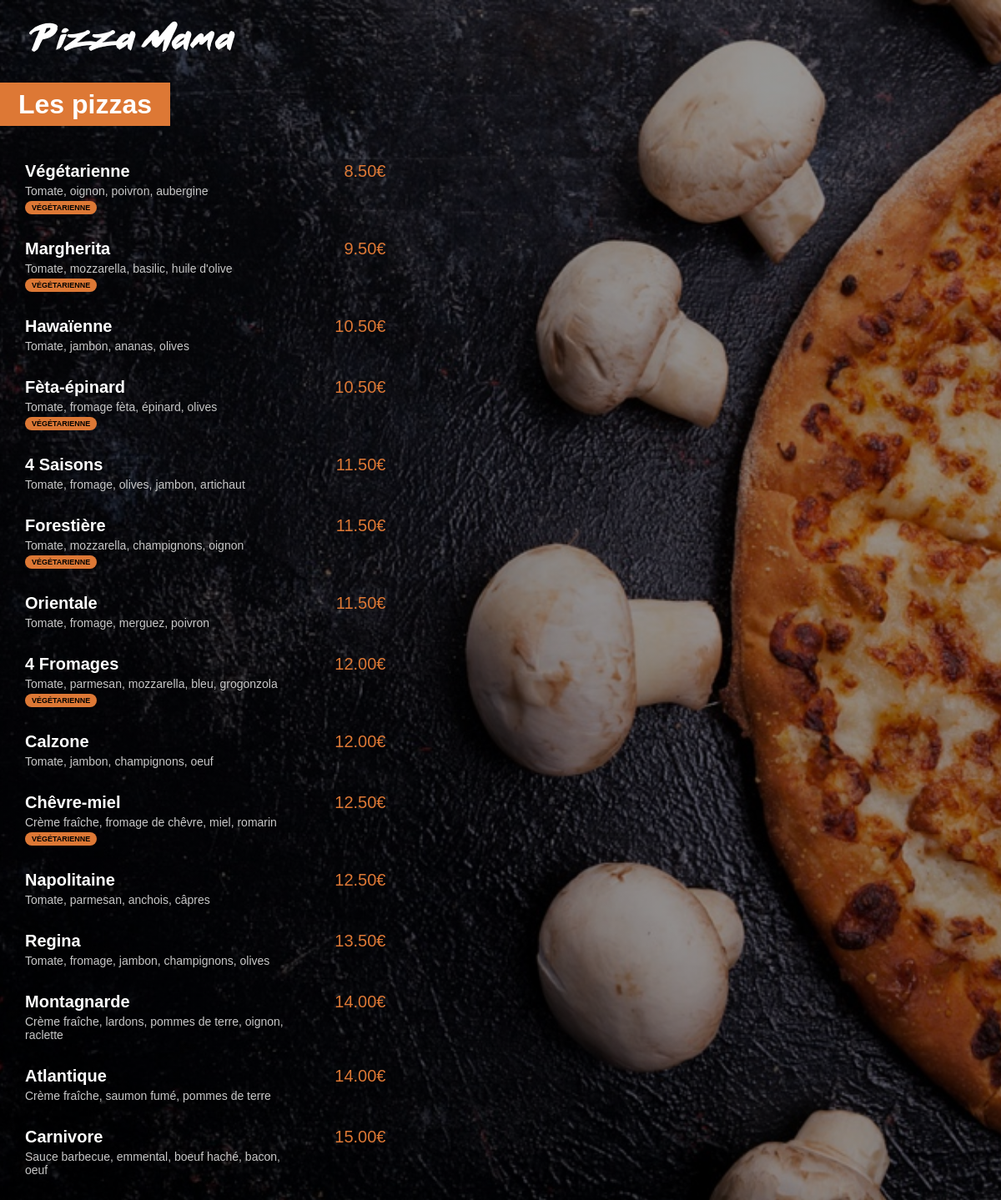
The app's page /menu/ with its own data.
### menu/models.py (models this page shows, shortened)
class Pizza(models.Model):
    nom = models.CharField(max_length=200)
    ingredients = models.CharField(max_length=400)
    prix = models.FloatField(default=0)
    vegetarienne = models.BooleanField(default=False)

### menu/views.py (the view)
# urls.py: path('', views.index, name="index"),
def index(request):
    pizzas = Pizza.objects.all().order_by('prix')
    return render(request, 'menu/index.html', {'pizzas': pizzas})

### menu/templates/menu/index.html (shortened to what this page needs)
{% load static %}
<html lang="fr">
<head>
    <link rel="stylesheet" href="{% static 'menu/style.css' %}">
</head>
<body>
    <a href="{% url 'main:index' %}"><img id="small_logo" src="{% static 'menu/images/small_logo.png' %}"></a>
    <div class="menu_title">
        <h1>Les pizzas</h1>
    </div>
    <div class="menu_list">
        {% for pizza in pizzas %}
        <div class="menu_list_item">
            <span class="menu_list_title">{{pizza.nom}}</span>
            <span class="menu_list_prix">{{pizza.prix | floatformat:2}}€</span>
            <span class="menu_list_ingredients">{{pizza.ingredients}}</span>
            {% if pizza.vegetarienne %}
                <span class="menu_list_badge">VÉGÉTARIENNE</span>
            {% endif %}
        </div>
        {% endfor %}
    </div>
</body>
</html>

### menu/static/menu/style.css (style rules this page uses)
body { background: linear-gradient(0deg, rgba(0, 0, 0, 0.4), rgba(0, 0, 0, 0.4)), url("images/menu_background.jpg") no-repeat center center fixed; -webkit-background-size: cover; -moz-background-size: cover; -o-background-size: cover; background-size: cover; color: white; margin: 0px; font-family: Arial; }
#small_logo { margin-top: 25px; margin-left: 35px; }
h1 { background-color: #DD7835; display: inline; padding: 8px 22px; }
.menu_title { margin-top: 45px; margin-bottom: 50px; }
.menu_list { margin-left: 30px; }
.menu_list_item { margin: 30px 0px; }
.menu_list_title { font-weight: bold; font-size: 20px; display: inline-block; width: 350px; }
.menu_list_prix { font-size: 20px; color: #DD7835; display: inline-block; width: 70px; margin-left: 8px; text-align: right; }
.menu_list_ingredients { font-size: 14px; color: #C8C8C8; margin-top: 4px; display: block; width: 320px; }
.menu_list_badge { background-color: #DD7835; color : black; font-size: 9px; padding: 3px 8px; margin-top: 4px; display: inline-block; border-radius: 8px; font-weight: bold; }

### records on screen
Pizza: nom "Végétarienne", prix "8.50", ingredients "Tomate, oignon, poivron, aubergine", vegetarienne "VÉGÉTARIENNE"
Pizza: nom "Margherita", prix "9.50", ingredients "Tomate, mozzarella, basilic, huile d'olive", vegetarienne "VÉGÉTARIENNE"
Pizza: nom "Hawaïenne", prix "10.50", ingredients "Tomate, jambon, ananas, olives"
Pizza: nom "Fèta-épinard", prix "10.50", ingredients "Tomate, fromage fèta, épinard, olives", vegetarienne "VÉGÉTARIENNE"
Pizza: nom "4 Saisons", prix "11.50", ingredients "Tomate, fromage, olives, jambon, artichaut"
Pizza: nom "Forestière", prix "11.50", ingredients "Tomate, mozzarella, champignons, oignon", vegetarienne "VÉGÉTARIENNE"
Pizza: nom "Orientale", prix "11.50", ingredients "Tomate, fromage, merguez, poivron"
Pizza: nom "4 Fromages", prix "12.00", ingredients "Tomate, parmesan, mozzarella, bleu, grogonzola", vegetarienne "VÉGÉTARIENNE"
Pizza: nom "Calzone", prix "12.00", ingredients "Tomate, jambon, champignons, oeuf"
Pizza: nom "Chêvre-miel", prix "12.50", ingredients "Crème fraîche, fromage de chêvre, miel, romarin", vegetarienne "VÉGÉTARIENNE"
Pizza: nom "Napolitaine", prix "12.50", ingredients "Tomate, parmesan, anchois, câpres"
Pizza: nom "Regina", prix "13.50", ingredients "Tomate, fromage, jambon, champignons, olives"
Pizza: nom "Montagnarde", prix "14.00", ingredients "Crème fraîche, lardons, pommes de terre, oignon, raclette"
Pizza: nom "Atlantique", prix "14.00", ingredients "Crème fraîche, saumon fumé, pommes de terre"
Pizza: nom "Carnivore", prix "15.00", ingredients "Sauce barbecue, emmental, boeuf haché, bacon, oeuf"
